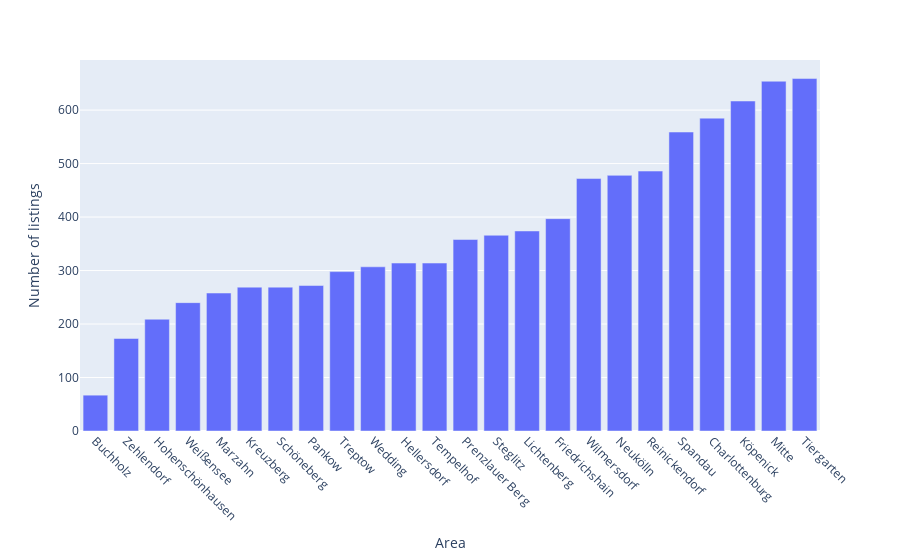

Notebook source saved alongside this figure:
### Code cell
# create count plot of areas
import plotly.express as px
fig = px.bar(df_cleaned.groupby(df_cleaned['regio3']).count().sort_values('totalRent'), 
             x=df_cleaned.groupby(df_cleaned['regio3']).count().sort_values('totalRent').index
             , y='totalRent', 
            labels={'totalRent':'Number of listings','x':'Area'})

fig.update_xaxes(tickangle = 45)

fig.show()

### Figure 1 — Plotly figure (JSON) as saved in the notebook; plotly's stock layout.template omitted (floating-point values rounded to 4 significant figures)
{"data": [{"alignmentgroup": "True", "hovertemplate": "Area=%{x}<br>Number of listings=%{y}<extra></extra>", "legendgroup": "", "marker": {"color": "#636efa"}, "name": "", "offsetgroup": "", "orientation": "v", "showlegend": false, "textposition": "auto", "type": "bar", "x": ["Buchholz", "Zehlendorf", "Hohenschönhausen", "Weißensee", "Marzahn", "Kreuzberg", "Schöneberg", "Pankow", "Treptow", "Wedding", "Hellersdorf", "Tempelhof", "Prenzlauer Berg", "Steglitz", "Lichtenberg", "Friedrichshain", "Wilmersdorf", "Neukölln", "Reinickendorf", "Spandau", "Charlottenburg", "Köpenick", "Mitte", "Tiergarten"], "xaxis": "x", "y": [67, 173, 209, 240, 258, 269, 269, 272, 298, 307, 314, 314, 358, 366, 374, 397, 472, 478, 486, 559, 585, 617, 654, 659], "yaxis": "y"}], "layout": {"barmode": "relative", "legend": {"tracegroupgap": 0}, "margin": {"t": 60}, "xaxis": {"anchor": "y", "domain": [0, 1], "tickangle": 45, "title": {"text": "Area"}}, "yaxis": {"anchor": "x", "domain": [0, 1], "title": {"text": "Number of listings"}}}}
